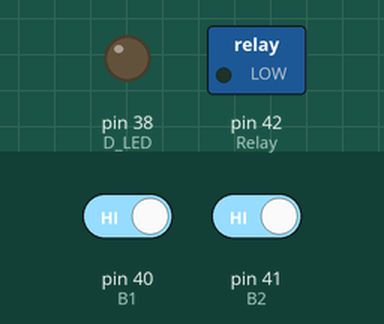
Bench run of a sketch on a simulated Arduino Mega 2560, built with avr-gcc and run on an emulated ATmega2560. On the bench: switched loads named in the sketch (green lamp = pin HIGH), output pins drawn as LEDs (lit = HIGH). The inputs (shaded band) are chosen by the test bench; at power-on: pin 40 (B1) HIGH, pin 41 (B2) HIGH.

Above: at 1.2 s.
1.3 s: pin 40 (B1) driven LOW
At 1.7 s:
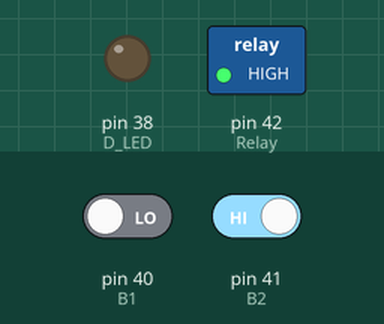
2.8 s: pin 41 (B2) driven LOW
At 4.0 s:
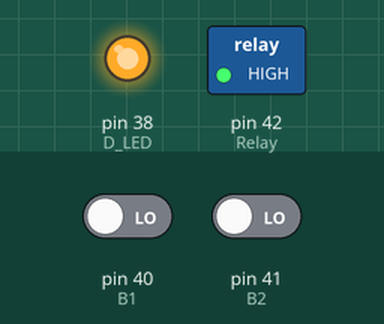
4.3 s: pin 40 (B1) driven HIGH
At 5.2 s:
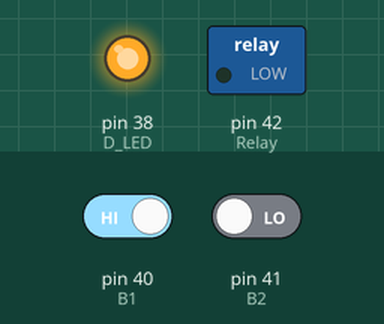
5.8 s: pin 41 (B2) driven HIGH
At 6.3 s:
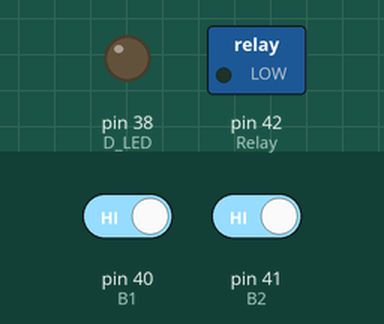
Timing chart, 0 to 8.3 s (numbered marks = the images above; inputs shaded):
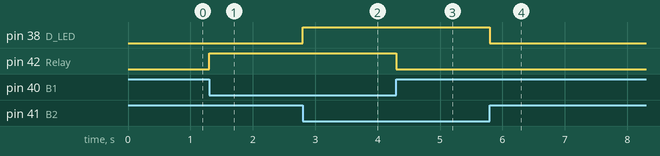

Measured:
- after the input at 1.3 s, pin 42 (Relay): LOW → HIGH at once
- after the input at 2.8 s, pin 38 (D_LED): LOW → HIGH at once
- after the input at 4.3 s, pin 42 (Relay): HIGH → LOW at once
- after the input at 5.8 s, pin 38 (D_LED): HIGH → LOW at once

The sketch:

Relay.ino
```cpp
#define B1 40
#define B2 41
#define Relay 42
#define D_LED 38
void setup() {
pinMode(B1,INPUT);
pinMode(B2,INPUT);
pinMode(Relay,OUTPUT);
pinMode(D_LED,OUTPUT);

}

void loop() {
if (digitalRead(B1) == 0){
  digitalWrite(Relay,HIGH);
  }
else{
  digitalWrite(Relay,LOW);
  }
if (digitalRead(B2) == 0){
  digitalWrite(D_LED,HIGH);
  }
else{
  digitalWrite(D_LED,LOW);
  }
}
```
